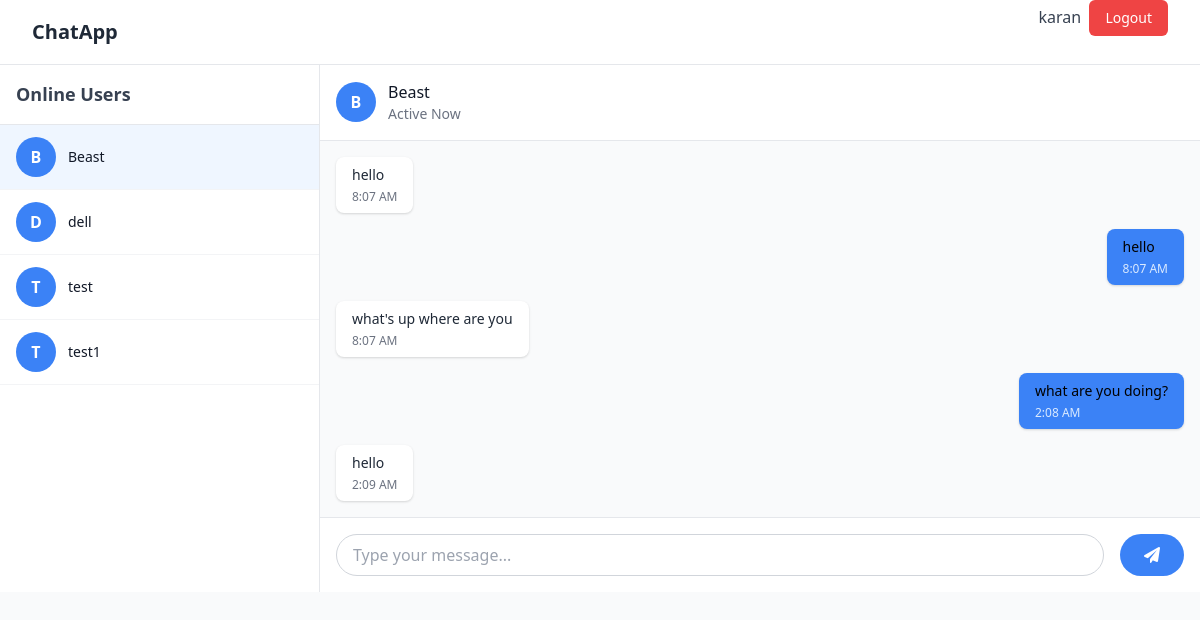
The app's page /chat/chat/Beast/ (signed in) with its own data.
### chat/models.py (models this page shows, shortened)
class ChatMessage(models.Model):
    sender = models.ForeignKey(User, related_name='sent_messages', on_delete=models.CASCADE)
    receiver = models.ForeignKey(User, related_name='received_messages', on_delete=models.CASCADE)
    message = models.TextField()
    timestamp = models.DateTimeField(auto_now_add=True)
    is_read = models.BooleanField(default=False)
    class Meta:
        ordering = ['timestamp']

### chat/views.py (the view)
# urls.py: path('chat/<str:username>/', views.chat_room, name='chat_room'),
@login_required
def chat_room(request, username):
    users = User.objects.exclude(id=request.user.id)
    other_user = User.objects.get(username=username)
    messages = ChatMessage.objects.filter(
        (Q(sender=request.user, receiver=other_user)) | (Q(sender=other_user, receiver=request.user))
    ).order_by('timestamp')
    return render(request, 'chat/room.html', {
        'other_user': other_user,
        'messages': messages,
        'users': users,
    })

### chat/templates/chat/room.html (shortened to what this page needs)
{% extends 'base.html' %}
{% load static %}
{% block content %}
<div class="flex h-[calc(100vh-4rem)]">
    <div class="w-80 bg-white border-r border-gray-200 flex flex-col">
        <div class="p-4 border-b border-gray-200">
            <h2 class="text-lg font-semibold text-gray-700">Online Users</h2>
        </div>
        <div class="flex-1 overflow-y-auto">
            {% for user in users %}
            <a href="{% url 'chat_room' user.username %}"
               class="flex items-center px-4 py-3 hover:bg-gray-50 transition duration-150 border-b border-gray-100 {% if user == other_user %}bg-blue-50{% endif %}">
                <div class="w-10 h-10 bg-blue-500 rounded-full flex items-center justify-center text-white font-semibold">
                    {{ user.username|make_list|first|upper }}
                </div>
                <div class="ml-3">
                    <p class="text-sm font-medium text-gray-900">{{ user.username }}</p>
                </div>
            </a>
            {% endfor %}
        </div>
    </div>
    <div class="flex-1 flex flex-col bg-gray-50">
        <div class="bg-white border-b border-gray-200 p-4 flex items-center">
            <div class="w-10 h-10 bg-blue-500 rounded-full flex items-center justify-center text-white font-semibold">
                {{ other_user.username|make_list|first|upper }}
            </div>
            <div class="ml-3">
                <p class="font-medium text-gray-900">{{ other_user.username }}</p>
                <p class="text-sm text-gray-500">Active Now</p>
            </div>
        </div>
        <div id="chat-messages" class="flex-1 overflow-y-auto p-4 space-y-4">
            {% if messages %}
            {% for message in messages %}
                <div class="flex {% if message.sender == request.user %}justify-end{% endif %}">
                    <div class="max-w-xs lg:max-w-md {% if message.sender == request.user %}bg-blue-500 text-black{% else %}bg-white text-gray-800{% endif %} rounded-lg px-4 py-2 shadow">
                        <p class="text-sm">{{ message.message }}</p>
                        <p class="text-xs mt-1 {% if message.sender == request.user %}text-blue-100{% else %}text-gray-500{% endif %}">
                            {{ message.timestamp|date:"g:i A" }}
                        </p>
                    </div>
                </div>
            {% endfor %}
            {% else %}
                <p>Let's start a conversation!</p>
            {% endif %}
        </div>
        <div class="bg-white border-t border-gray-200 p-4">
            <form id="chat-form" class="flex space-x-4">
                <input type="text" id="chat-message-input"
                       class="flex-1 rounded-full border border-gray-300 px-4 py-2 focus:outline-none focus:border-blue-500"
                       placeholder="Type your message...">
                <button title="button" type="submit" class="bg-blue-500 hover:bg-blue-600 text-white rounded-full px-6 py-2 transition duration-150">
                    <i class="fa fa-paper-plane"></i>
                </button>
            </form>
        </div>
    </div>
</div>
{% endblock %}

### templates/navbar.html (shortened to what this page needs)
<nav class="bg-white border-b border-gray-200 fixed w-full z-50">
    <div class="max-w-7xl mx-auto px-4 sm:px-6 lg:px-8">
        <div class="flex justify-between h-16">
            <div class="flex items-center">
                <span class="text-xl font-bold text-gray-800">ChatApp</span>
            </div>
            {% if user.is_authenticated %}
            <form method="post" action="{% url 'logout' %}">
                <span class="text-gray-700">{{ user.username }}</span>&nbsp;
                <button type="submit" class="bg-red-500 hover:bg-red-600 text-white px-4 py-2 rounded-md text-sm font-medium transition duration-150">
                    Logout
                </button>
            </form>
            {% endif %}
        </div>
    </div>
</nav>

### records on screen
ChatMessage: message "hello", timestamp "8:07 AM"
ChatMessage: message "hello", timestamp "8:07 AM"
ChatMessage: message "what's up where are you", timestamp "8:07 AM"
ChatMessage: message "what are you doing?", timestamp "2:08 AM"
ChatMessage: message "hello", timestamp "2:09 AM"

### other values on screen
{{ user.username }} "karan"
{{ user.username|make_list|first|upper }} "B"
{{ user.username }} "Beast"
{{ user.username|make_list|first|upper }} "D"
{{ user.username }} "dell"
{{ user.username|make_list|first|upper }} "T"
{{ user.username }} "test"
{{ user.username }} "test1"
{{ other_user.username|make_list|first|upper }} "B"
{{ other_user.username }} "Beast"
